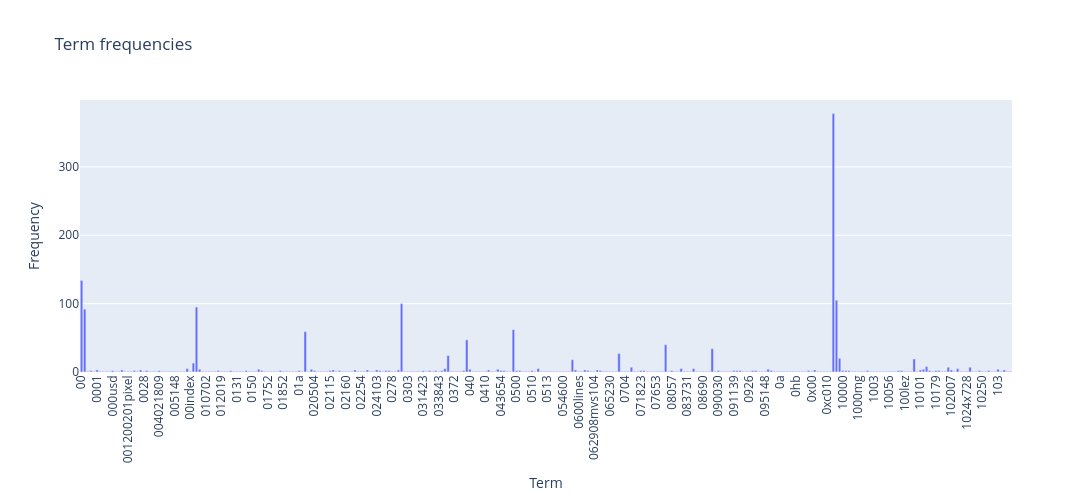

Notebook source saved alongside this figure:
### Markdown cell above
### >>> **Exercise 12 (take home):**
If you want a nicer interactive visualization here, I would encourage you try to install and use plotly to achieve this.

### Code cell
# Answer here
import plotly.express as pe
x_freq = count_vect.get_feature_names_out()[:300]
y_freq = term_frequencies[:300]
df = pd.DataFrame({"term": x_freq, "freq": y_freq})
h = pe.bar(df, x= 'term', y='freq', title="Term frequencies",labels={"term": "Term", "freq": "Frequency"})
h.update_layout(xaxis_tickangle=-90, width=1600, height=500, bargap=0.2)

### Figure 1 — Plotly figure (JSON) as saved in the notebook; plotly's stock layout.template omitted (floating-point values rounded to 4 significant figures; data arrays with more than 128 entries replaced by an {"elided": "..."} marker saying what was removed)
{"data": [{"hovertemplate": "Term=%{x}<br>Frequency=%{y}<extra></extra>", "legendgroup": "", "marker": {"color": "#636efa", "pattern": {"shape": ""}}, "name": "", "orientation": "v", "showlegend": false, "textposition": "auto", "type": "bar", "x": {"elided": "300 str values"}, "xaxis": "x", "y": {"elided": "300 int values"}, "yaxis": "y"}], "layout": {"bargap": 0.2, "barmode": "relative", "height": 500, "legend": {"tracegroupgap": 0}, "title": {"text": "Term frequencies"}, "width": 1600, "xaxis": {"anchor": "y", "domain": [0, 1], "tickangle": -90, "title": {"text": "Term"}}, "yaxis": {"anchor": "x", "domain": [0, 1], "title": {"text": "Frequency"}}}}
